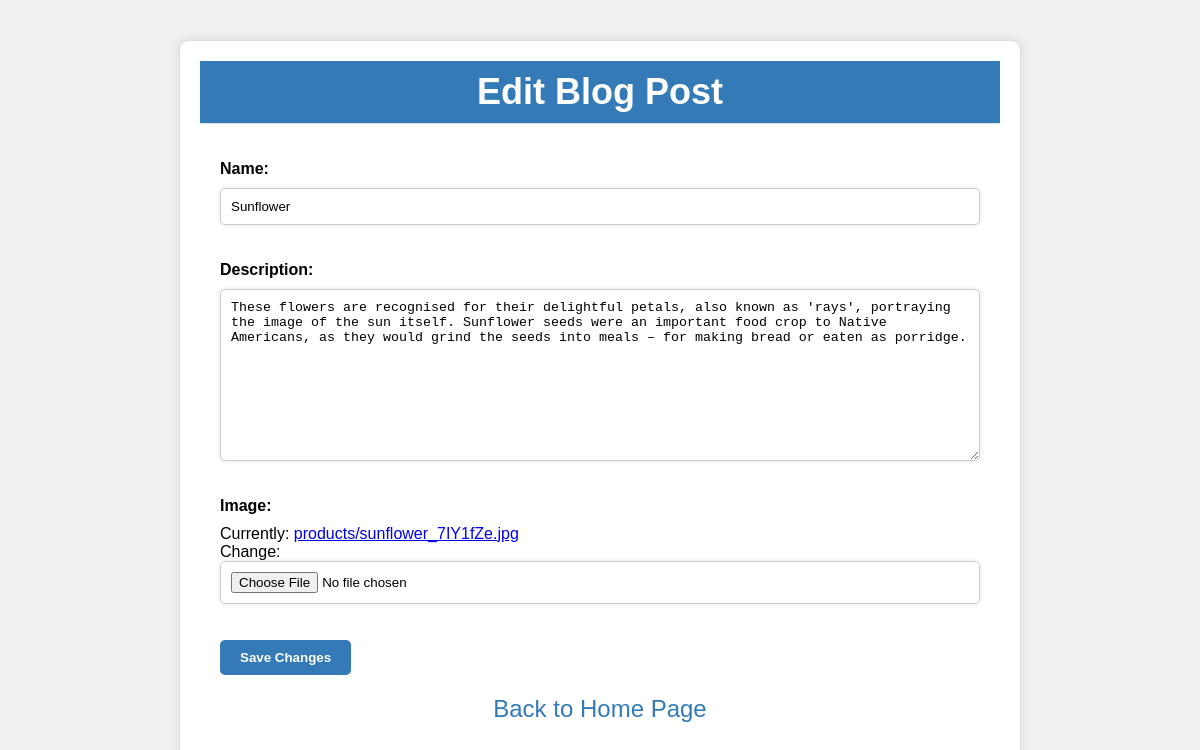
The app's page /product/4/edit/ with its own data.
### gallery/models.py (models this page shows, shortened)
class Product(models.Model):
	name = models.CharField(max_length=255)
	description = models.TextField()
	image = models.ImageField(upload_to='products/')
	created_at = models.DateTimeField(auto_now_add=True)
	updated_at = models.DateTimeField(auto_now=True)

### gallery/views.py (the view)
# urls.py: path('product/<int:pk>/edit/', views.edit_product, name='edit_product'),
def edit_product(request, pk):
    product = Product.objects.get(pk=pk)
    if request.method == 'POST':
        form = ProductForm(request.POST, instance=product)
        if form.is_valid():
            form.save()
            return redirect('product_list')
    else:
        form = ProductForm(instance=product)
    return render(request, 'edit.html', {'form': form})

### gallery/forms.py
class ProductForm(forms.ModelForm):
    class Meta:
        model = Product
        fields = ['name', 'description', 'image']

### gallery/templates/edit.html (shortened to what this page needs)
<div class="container">
  <div class="header">
    <h1>Edit Blog Post</h1>
  </div>
  <div class="edit-form">
    <form method="post">
      {{ form.as_p }}
      <button type="submit" class="btn btn-primary">Save Changes</button>
    </form>
    <a href="{% url 'product_list' %}" class="back-link">Back to Home Page</a>
  </div>
</div>

### gallery/templates/edit.html (style rules this page uses)
.container { max-width: 800px; margin: 40px auto; padding: 20px; background-color: #fff; border: 1px solid #ddd; box-shadow: 0 0 10px rgba(0, 0, 0, 0.1); border-radius: 10px; }
.header { background-color: #337ab7; color: #fff; padding: 10px; text-align: center; border-bottom: 1px solid #ddd; }
.header h1 { font-size: 36px; margin: 0; font-weight: bold; }
.edit-form { padding: 20px; }
.edit-form label { display: block; margin-bottom: 10px; font-weight: bold; }
.edit-form input,.edit-form textarea { width: 100%; padding: 10px; margin-bottom: 20px; border: 1px solid #ccc; border-radius: 5px; box-shadow: 0 0 5px rgba(0, 0, 0, 0.1); }
.edit-form button[type="submit"] { background-color: #337ab7; color: #fff; padding: 10px 20px; border: none; border-radius: 5px; cursor: pointer; font-weight: bold; }
.back-link { font-size: 24px; text-decoration: none; color: #337ab7; margin-top: 20px; display: block; text-align: center; }

### records on screen
Product: name "Sunflower", description "These flowers are recognised for their delightful petals, also known as 'rays', portraying the image of the sun itself. Sunflower seeds were an important food crop to Native Americans, as they would grind the seeds into meals – for making bread or eaten as porridge."
